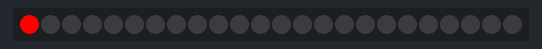
The sketch below on a simulated ESP8266 (Wemos D1 mini). Parts: 24 RGB LEDs in strip order, left to right.

Above: at 0.07 s.
At 3.42 s:
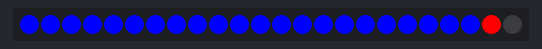
At 12.41 s:
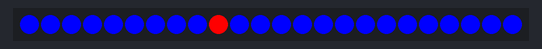
At 21.4 s:
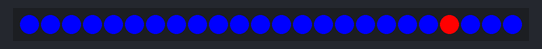
At 30.54 s:
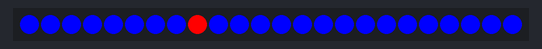
At 39.83 s:
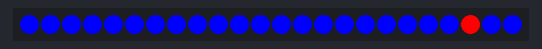

The sketch:

WS2812b.ino
```cpp
/**
 * Simple Example for Wemos D1 Mini and WS2812b 24 led ring.
 */

#include <Adafruit_NeoPixel.h>

#define LED_PIN D2

#define NUMPIXELS 24

Adafruit_NeoPixel pixels = Adafruit_NeoPixel(NUMPIXELS, LED_PIN, NEO_GRB + NEO_KHZ800);

/**
 * Setup the LED String
 */
void setup() {
  pixels.begin();
}

/**
 * Cycle the LEDs leaving the previous LED as Blue
 */
void loop()  {
  // Delay between LED changes in mS
  int delayval = 50;

  for(int i=0;i<NUMPIXELS;i++) {
    // For each LED Cycle through Red, Green and Blue
    pixels.setPixelColor(i, pixels.Color(255,0,0));
    pixels.show();
    delay(delayval);
    pixels.setPixelColor(i, pixels.Color(0,255,0));
    pixels.show();
    delay(delayval);
    pixels.setPixelColor(i, pixels.Color(0,0,255));
    pixels.show();
    delay(delayval);
  }
}
```
